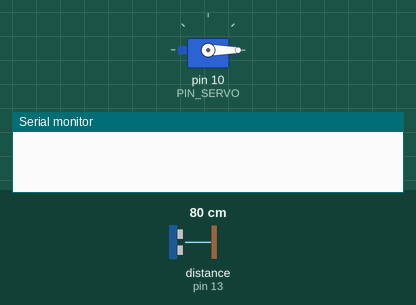
A sketch run on a simulated Arduino Uno, built with avr-gcc and run on an emulated ATmega328P. Parts: servo, the last lines printed to the serial monitor. Wiring (inferred from the names in the program): ultrasonic range finder: trigger pin 12; echo pin 13. The test bench sets the inputs (shaded band); at power-on: distance to the obstacle (sensor on pin 13) 80 cm. The echo pulse lasts 58.3 µs per cm.

Above: at 1.7 s.
1.8 s: distance to the obstacle (sensor on pin 13) set to 29 cm
3.4 s: distance to the obstacle (sensor on pin 13) set to 24 cm
At 6.27 s:
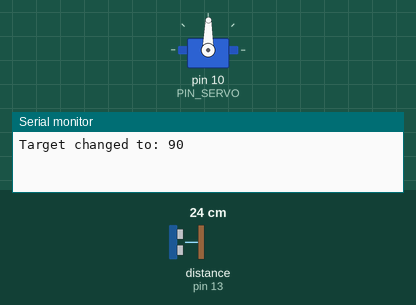
6.4 s: distance to the obstacle (sensor on pin 13) set to 250 cm
Timing chart, 0 to 10.6 s (numbered marks = the images above; inputs shaded):
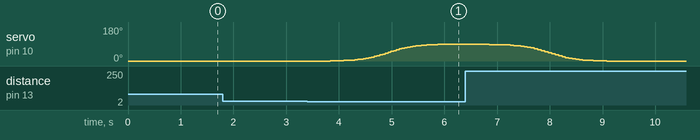

Measured:
- the behaviour switches between 27 and 26 cm on distance to the obstacle (sensor on pin 13) (found by bisection; images 0 and 1)
- after the input at 1.8 s, every drawn part: stays the same
- after the input at 3.4 s, servo on pin 10 (PIN_SERVO): moves from 0° to 89° over 2.3 s, starting after 0.43 s

The sketch:

parking_sigmoid.ino
```cpp
//10C16 제출용 코드
//Sigmoid 함수 사용버전.

#include <Servo.h>

#define PIN_SERVO 10
#define PIN_TRIG 12
#define PIN_ECHO 13

#define ANGLE_DOWN 0
#define ANGLE_UP 90
#define DISTANCE_THRESHOLD 25

Servo myServo;
unsigned long MOVING_TIME = 3000; // moving time is 3 seconds
unsigned long moveStartTime;
int startAngle = ANGLE_DOWN;
int stopAngle  = ANGLE_DOWN;

long measureDistance();
float sigmoid_ease(float t);
void setTargetAngle(int target);

void setup() {
  Serial.begin(9600);
  myServo.attach(PIN_SERVO);

  pinMode(PIN_TRIG,OUTPUT);
  pinMode(PIN_ECHO,INPUT);

  myServo.write(startAngle); // Set position
  delay(500);
}

void loop() {
  long distance = measureDistance();
  int desiredAngle;

  if (distance > 0 && distance <= DISTANCE_THRESHOLD) {
    desiredAngle = ANGLE_UP;//차단기 상승
  } else {
    desiredAngle = ANGLE_DOWN;//차단기 하강
  }

  setTargetAngle(desiredAngle);

  unsigned long progress = millis() - moveStartTime;//sigmoid 사용.

  // 움직임이 '진행 중'인 경우 (Sigmoid 곡선을 따라 각도 계산)
  if (progress < MOVING_TIME) {
    float t = (float)progress / MOVING_TIME;
    float sigmoid_val = sigmoid_ease(t);
    long angle = startAngle + (stopAngle - startAngle) * sigmoid_val;

    myServo.write(angle);
  } else {
    myServo.write(stopAngle);
  }

  delay(50);
}

void setTargetAngle(int target) {
    if (target != stopAngle) {
        startAngle = myServo.read();
        stopAngle = target;
        moveStartTime = millis();

        Serial.print("Target changed to: ");
        Serial.println(target);
    }
}

long measureDistance() {
  digitalWrite(PIN_TRIG, LOW);
  delayMicroseconds(2);
  digitalWrite(PIN_TRIG, HIGH);
  delayMicroseconds(10);
  digitalWrite(PIN_TRIG, LOW);

  long duration = pulseIn(PIN_ECHO, HIGH);

  long distance = duration / 2 / 29.1;

  if (distance > 400 || distance < 0) return 0;

  return distance;
}

float sigmoid_ease(float t) {
  float x = 12.0 * t - 6.0;
  return 1.0 / (1.0 + exp(-x));
}
```
